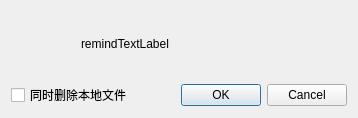
<?xml version="1.0" encoding="UTF-8"?>
<ui version="4.0">
 <class>DeleteMusicDialog</class>
 <widget class="QDialog" name="DeleteMusicDialog">
  <property name="geometry">
   <rect>
    <x>0</x>
    <y>0</y>
    <width>358</width>
    <height>118</height>
   </rect>
  </property>
  <property name="windowTitle">
   <string>Dialog</string>
  </property>
  <layout class="QGridLayout" name="gridLayout">
   <item row="0" column="2">
    <layout class="QVBoxLayout" name="verticalLayout">
     <item>
      <layout class="QHBoxLayout" name="topHorizontalLayout">
       <property name="spacing">
        <number>10</number>
       </property>
       <property name="leftMargin">
        <number>10</number>
       </property>
       <property name="topMargin">
        <number>10</number>
       </property>
       <property name="rightMargin">
        <number>10</number>
       </property>
       <property name="bottomMargin">
        <number>10</number>
       </property>
       <item>
        <widget class="QLabel" name="IconLabel">
         <property name="maximumSize">
          <size>
           <width>50</width>
           <height>50</height>
          </size>
         </property>
         <property name="text">
          <string/>
         </property>
         <property name="pixmap">
          <pixmap resource="../resource.qrc">:/icon/resources/icons/warningRound.svg</pixmap>
         </property>
         <property name="scaledContents">
          <bool>true</bool>
         </property>
        </widget>
       </item>
       <item>
        <widget class="QLabel" name="remindTextLabel">
         <property name="text">
          <string>remindTextLabel</string>
         </property>
        </widget>
       </item>
      </layout>
     </item>
     <item>
      <layout class="QHBoxLayout" name="bottomHorizontalLayout">
       <item>
        <widget class="QCheckBox" name="checkBox">
         <property name="text">
          <string>同时删除本地文件</string>
         </property>
        </widget>
       </item>
       <item>
        <widget class="QDialogButtonBox" name="buttonBox">
         <property name="orientation">
          <enum>Qt::Horizontal</enum>
         </property>
         <property name="standardButtons">
          <set>QDialogButtonBox::Cancel|QDialogButtonBox::Ok</set>
         </property>
        </widget>
       </item>
      </layout>
     </item>
    </layout>
   </item>
  </layout>
 </widget>
 <resources>
  <include location="../resource.qrc"/>
 </resources>
 <connections>
  <connection>
   <sender>buttonBox</sender>
   <signal>accepted()</signal>
   <receiver>DeleteMusicDialog</receiver>
   <slot>accept()</slot>
   <hints>
    <hint type="sourcelabel">
     <x>248</x>
     <y>254</y>
    </hint>
    <hint type="destinationlabel">
     <x>157</x>
     <y>274</y>
    </hint>
   </hints>
  </connection>
  <connection>
   <sender>buttonBox</sender>
   <signal>rejected()</signal>
   <receiver>DeleteMusicDialog</receiver>
   <slot>reject()</slot>
   <hints>
    <hint type="sourcelabel">
     <x>316</x>
     <y>260</y>
    </hint>
    <hint type="destinationlabel">
     <x>286</x>
     <y>274</y>
    </hint>
   </hints>
  </connection>
 </connections>
</ui>
